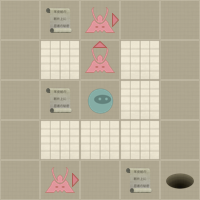

A level layout from a 2D game, rendered from its tile map. Below: a short description, then the map file with tile-grid data replaced by summaries:
An orthogonal 5x5 tile map with 40x40 px tiles, 2 tile layers (Level, Actors).

<map version="1.0" orientation="orthogonal" width="5" height="5" tilewidth="40" tileheight="40">
 <properties>
  <property name="moves" value="12" />
 </properties>
 <tileset firstgid="1" name="tiles" tilewidth="40" tileheight="40" spacing="2" margin="2">
  <image source="tiles.png" width="256" height="256" />
  <tile id="0">
   <properties>
    <property name="actor" value="exit" />
   </properties>
  </tile>
  <tile id="2">
   <properties>
    <property name="actor" value="guard" />
    <property name="direction" value="down" />
   </properties>
  </tile>
  <tile id="3">
   <properties>
    <property name="actor" value="guard" />
    <property name="direction" value="left" />
   </properties>
  </tile>
  <tile id="4">
   <properties>
    <property name="actor" value="guard" />
    <property name="direction" value="right" />
   </properties>
  </tile>
  <tile id="5">
   <properties>
    <property name="actor" value="guard" />
    <property name="direction" value="up" />
   </properties>
  </tile>
  <tile id="7">
   <properties>
    <property name="actor" value="player" />
   </properties>
  </tile>
  <tile id="8">
   <properties>
    <property name="actor" value="scroll" />
   </properties>
  </tile>
  <tile id="9">
   <properties>
    <property name="wall" value="1" />
   </properties>
  </tile>
 </tileset>
 <layer name="Level" width="5" height="5">
  <data>[25 cells, 25 non-empty, 2 distinct tile ids]</data>
 </layer>
 <layer name="Actors" width="5" height="5">
  <data>[25 cells, 8 non-empty, 5 distinct tile ids]</data>
 </layer>
</map>
